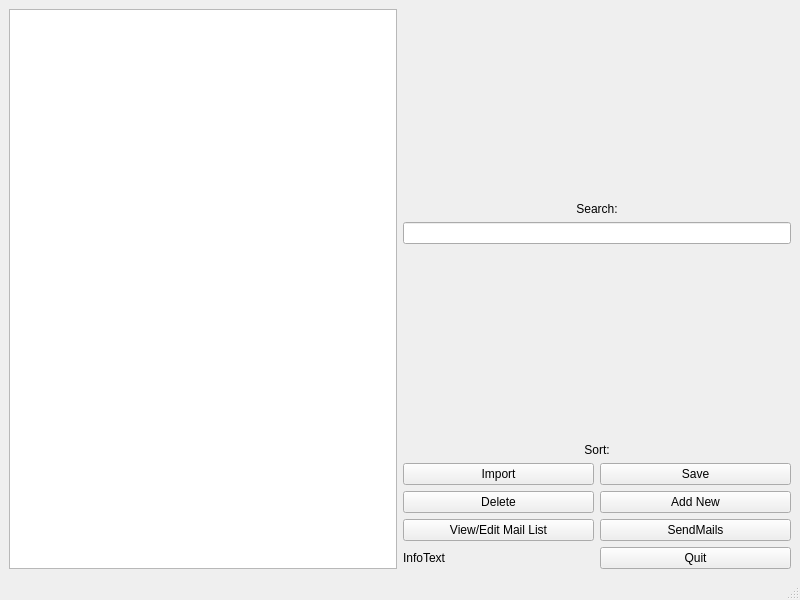
<?xml version="1.0" encoding="UTF-8"?>
<ui version="4.0">
 <class>MainWindow</class>
 <widget class="QMainWindow" name="MainWindow">
  <property name="geometry">
   <rect>
    <x>0</x>
    <y>0</y>
    <width>800</width>
    <height>600</height>
   </rect>
  </property>
  <property name="sizePolicy">
   <sizepolicy hsizetype="Expanding" vsizetype="Expanding">
    <horstretch>0</horstretch>
    <verstretch>0</verstretch>
   </sizepolicy>
  </property>
  <property name="windowTitle">
   <string>MainWindow</string>
  </property>
  <widget class="QWidget" name="centralwidget">
   <layout class="QGridLayout" name="gridLayout_2">
    <item row="0" column="0">
     <layout class="QHBoxLayout" name="horizontalLayout_2">
      <item>
       <widget class="QTableView" name="tableView"/>
      </item>
      <item>
       <layout class="QHBoxLayout" name="horizontalLayout_3">
        <item>
         <layout class="QVBoxLayout" name="verticalLayout_2">
          <item>
           <widget class="QLabel" name="labSearch">
            <property name="text">
             <string>Search:</string>
            </property>
            <property name="alignment">
             <set>Qt::AlignmentFlag::AlignBottom|Qt::AlignmentFlag::AlignHCenter</set>
            </property>
           </widget>
          </item>
          <item>
           <widget class="QLineEdit" name="leSearch">
            <property name="clearButtonEnabled">
             <bool>false</bool>
            </property>
           </widget>
          </item>
          <item>
           <layout class="QVBoxLayout" name="verticalLayout">
            <item>
             <widget class="QLabel" name="labSort">
              <property name="text">
               <string>Sort:</string>
              </property>
              <property name="alignment">
               <set>Qt::AlignmentFlag::AlignBottom|Qt::AlignmentFlag::AlignHCenter</set>
              </property>
             </widget>
            </item>
           </layout>
          </item>
          <item>
           <layout class="QHBoxLayout" name="horizontalLayout">
            <item>
             <layout class="QGridLayout" name="gridLayout">
              <item row="1" column="1">
               <widget class="QPushButton" name="pbnSave">
                <property name="text">
                 <string>Save</string>
                </property>
               </widget>
              </item>
              <item row="1" column="0">
               <widget class="QPushButton" name="pbnImport">
                <property name="text">
                 <string>Import</string>
                </property>
               </widget>
              </item>
              <item row="4" column="1">
               <widget class="QPushButton" name="pbnQuit">
                <property name="text">
                 <string>Quit</string>
                </property>
               </widget>
              </item>
              <item row="4" column="0">
               <widget class="QLabel" name="labInfo">
                <property name="text">
                 <string>InfoText</string>
                </property>
               </widget>
              </item>
              <item row="2" column="1">
               <widget class="QPushButton" name="pbnAdd">
                <property name="enabled">
                 <bool>true</bool>
                </property>
                <property name="text">
                 <string>Add New</string>
                </property>
               </widget>
              </item>
              <item row="2" column="0">
               <widget class="QPushButton" name="pbnDelete">
                <property name="text">
                 <string>Delete</string>
                </property>
               </widget>
              </item>
              <item row="3" column="1">
               <widget class="QPushButton" name="pbnSendMail">
                <property name="text">
                 <string>SendMails</string>
                </property>
               </widget>
              </item>
              <item row="3" column="0">
               <widget class="QPushButton" name="pbnOpenMailList">
                <property name="text">
                 <string>View/Edit Mail List</string>
                </property>
               </widget>
              </item>
             </layout>
            </item>
           </layout>
          </item>
         </layout>
        </item>
       </layout>
      </item>
     </layout>
    </item>
   </layout>
  </widget>
  <widget class="QStatusBar" name="statusbar"/>
  <action name="actionImport">
   <property name="text">
    <string>Import</string>
   </property>
  </action>
  <action name="actionExport">
   <property name="text">
    <string>Export</string>
   </property>
  </action>
 </widget>
 <resources/>
 <connections/>
</ui>
